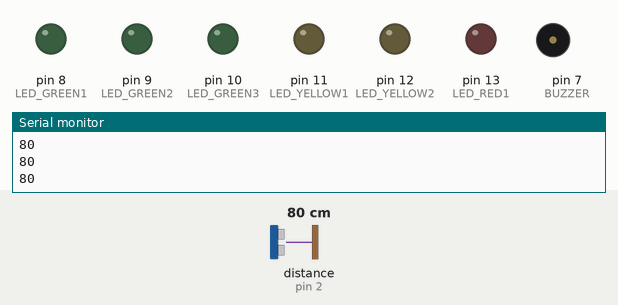
A sketch run on a simulated Arduino Uno, built with avr-gcc and run on an emulated ATmega328P. Parts: output pins drawn as LEDs (lit = HIGH), buzzer (waves = sounding), the last lines printed to the serial monitor. Wiring (inferred from the names in the program): ultrasonic range finder: trigger pin 3; echo pin 2. The test bench sets the inputs (shaded band); at power-on: distance to the obstacle (sensor on pin 2) 80 cm. The echo pulse lasts 58.3 µs per cm; pins used as bus, display or sensor lines are not drawn.

Above: at 1.2 s.
1.3 s: distance to the obstacle (sensor on pin 2) set to 63 cm
2.8 s: distance to the obstacle (sensor on pin 2) set to 58 cm
At 2.95 s:
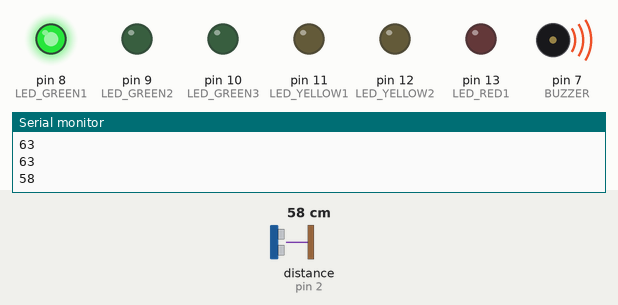
5.8 s: distance to the obstacle (sensor on pin 2) set to 45 cm
At 5.95 s:
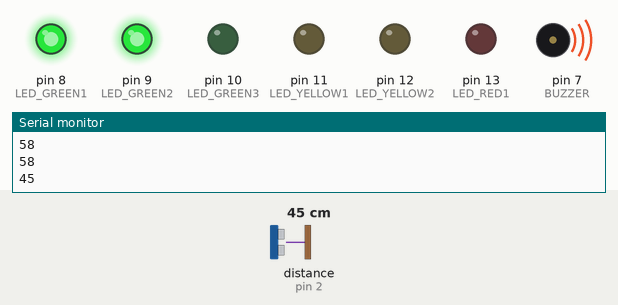
8.8 s: distance to the obstacle (sensor on pin 2) set to 38 cm
At 8.94 s:
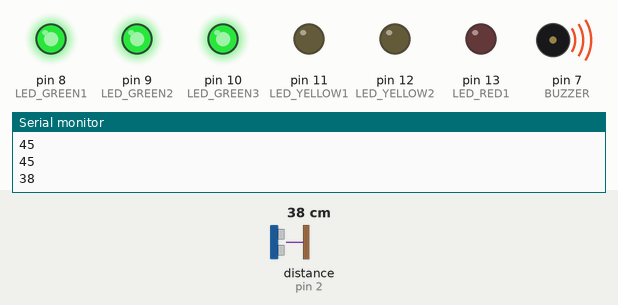
11.8 s: distance to the obstacle (sensor on pin 2) set to 18 cm
At 12.11 s:
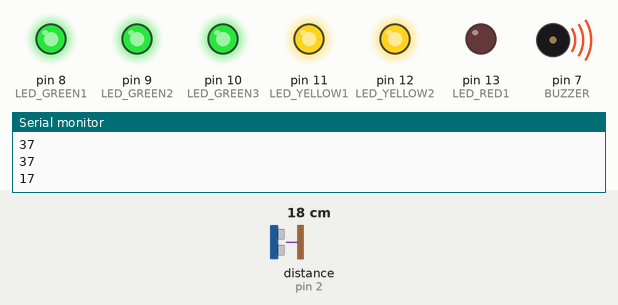
14.8 s: distance to the obstacle (sensor on pin 2) set to 35 cm
At 15.19 s:
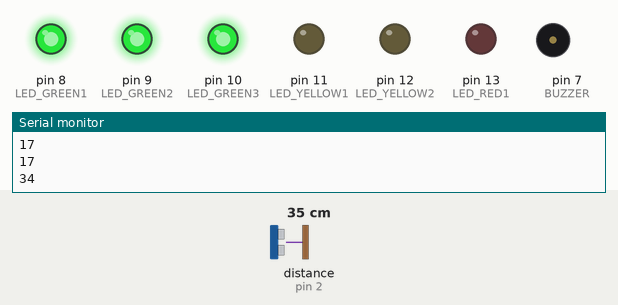
Timing chart, 0 to 18.8 s (numbered marks = the images above; inputs shaded):
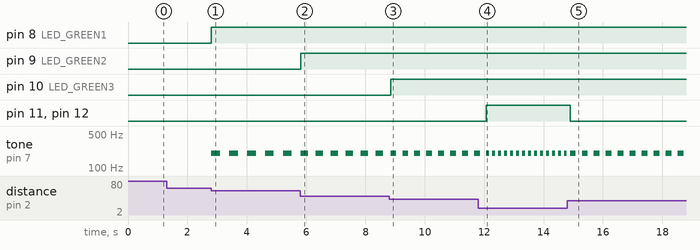

Measured:
- the behaviour switches between 61 and 60 cm on distance to the obstacle (sensor on pin 2) (found by bisection; images 0 and 1)
- the behaviour switches between 51 and 50 cm on distance to the obstacle (sensor on pin 2) (found by bisection; images 1 and 2)
- the behaviour switches between 41 and 40 cm on distance to the obstacle (sensor on pin 2) (found by bisection; images 2 and 3)
- after the input at 2.8 s, pin 8 (LED_GREEN1): LOW → HIGH at once; tone on pin 7 (BUZZER): alternates 200 Hz for 0.30 s and silent for 0.30 s, starting at once
- after the input at 5.8 s, pin 9 (LED_GREEN2): LOW → HIGH at once
- after the input at 8.8 s, pin 10 (LED_GREEN3): LOW → HIGH after 0.05 s
- after the input at 11.8 s, pin 11 (LED_YELLOW1), pin 12 (LED_YELLOW2): LOW → HIGH after 0.27 s
- after the input at 14.8 s, pin 11 (LED_YELLOW1), pin 12 (LED_YELLOW2): HIGH → LOW after 0.09 s; tone on pin 7 (BUZZER): alternates 200 Hz for 0.20 s and silent for 0.20 s, starting after 0.29 s

The sketch:

sensorRe.ino
```cpp
#define LED_GREEN1 8
#define LED_GREEN2 9
#define LED_GREEN3 10
#define LED_YELLOW1 11
#define LED_YELLOW2 12
#define LED_RED1 13

const int TRIG = 3;
const int ECHO = 2;
const int BUZZER = 7;

unsigned int interval, distance;

void setup() {
  Serial.begin(9600);
  pinMode(TRIG, OUTPUT);
  pinMode(ECHO, INPUT);
  pinMode(BUZZER, OUTPUT);

  pinMode(LED_GREEN1, OUTPUT);
  pinMode(LED_GREEN2, OUTPUT);
  pinMode(LED_GREEN3, OUTPUT);
  pinMode(LED_YELLOW1, OUTPUT);
  pinMode(LED_YELLOW2, OUTPUT);
  pinMode(LED_RED1, OUTPUT);
}

void loop() {
  distance = sensor(TRIG, ECHO);
  Serial.println(distance);
  if (distance <= 10) {
    digitalWrite(LED_RED1, HIGH);
    digitalWrite(LED_YELLOW2, HIGH);
    digitalWrite(LED_YELLOW1, HIGH);
    digitalWrite(LED_GREEN3, HIGH);
    digitalWrite(LED_GREEN2, HIGH);
    digitalWrite(LED_GREEN1, HIGH);
    tone(BUZZER, 200);
  } else if (distance > 60) {
    digitalWrite(LED_RED1, LOW);
    digitalWrite(LED_YELLOW2, LOW);
    digitalWrite(LED_YELLOW1, LOW);
    digitalWrite(LED_GREEN3, LOW);
    digitalWrite(LED_GREEN2, LOW);
    digitalWrite(LED_GREEN1, LOW);
    noTone(BUZZER);
  } else {
    if (distance <= 20) {
      digitalWrite(LED_RED1, LOW);
      digitalWrite(LED_YELLOW2, HIGH);
      digitalWrite(LED_YELLOW1, HIGH);
      digitalWrite(LED_GREEN3, HIGH);
      digitalWrite(LED_GREEN2, HIGH);
      digitalWrite(LED_GREEN1, HIGH);
      interval = 100;
    } else if (distance <= 30) {
      digitalWrite(LED_RED1, LOW);
      digitalWrite(LED_YELLOW2, LOW);
      digitalWrite(LED_YELLOW1, HIGH);
      digitalWrite(LED_GREEN3, HIGH);
      digitalWrite(LED_GREEN2, HIGH);
      digitalWrite(LED_GREEN1, HIGH);
      interval = 150;
    } else if (distance <= 40) {
      digitalWrite(LED_RED1, LOW);
      digitalWrite(LED_YELLOW2, LOW);
      digitalWrite(LED_YELLOW1, LOW);
      digitalWrite(LED_GREEN3, HIGH);
      digitalWrite(LED_GREEN2, HIGH);
      digitalWrite(LED_GREEN1, HIGH);
      interval = 200;
    } else if (distance <= 50) {
      digitalWrite(LED_RED1, LOW);
      digitalWrite(LED_YELLOW2, LOW);
      digitalWrite(LED_YELLOW1, LOW);
      digitalWrite(LED_GREEN3, LOW);
      digitalWrite(LED_GREEN2, HIGH);
      digitalWrite(LED_GREEN1, HIGH);
      interval = 250;
    } else if (distance <= 60) {
      digitalWrite(LED_RED1, LOW);
      digitalWrite(LED_YELLOW2, LOW);
      digitalWrite(LED_YELLOW1, LOW);
      digitalWrite(LED_GREEN3, LOW);
      digitalWrite(LED_GREEN2, LOW);
      digitalWrite(LED_GREEN1, HIGH);
      interval = 300;
    }
    tone(BUZZER, 200);
    delay(interval);
    noTone(BUZZER);
    delay(interval);
  }
}

int sensor(int pintrig, int pinecho) {
  digitalWrite(pintrig, LOW);
  delayMicroseconds(2);
  digitalWrite(pintrig, HIGH);
  delayMicroseconds(10);
  digitalWrite(pintrig, LOW);

  return pulseIn(pinecho, HIGH)/58;
}
```
